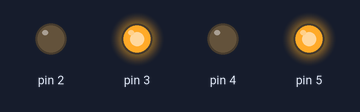
This sketch was run on a simulated Arduino Uno, built with avr-gcc and run on an emulated ATmega328P. On the bench: output pins drawn as LEDs (lit = HIGH).

Above: at 0.1 s.
Timing chart, 0 to 1.6 s (numbered marks = the images above):
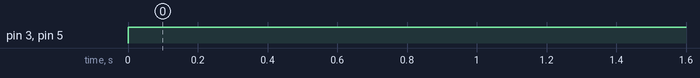

Measured:
- by itself, pin 3, pin 5: LOW → HIGH at 0.00 s

The sketch:

test_motor.ino
```cpp
void setup() {
  // put your setup code here, to run once:
pinMode(2, OUTPUT);
pinMode(3, OUTPUT);
pinMode(4, OUTPUT);
pinMode(5, OUTPUT);
}

void loop() {
  // put your main code here, to run repeatedly:
digitalWrite(3, HIGH);
digitalWrite(2, LOW);

digitalWrite(5, HIGH);
digitalWrite(4, LOW);


delay(2000);

}
```
